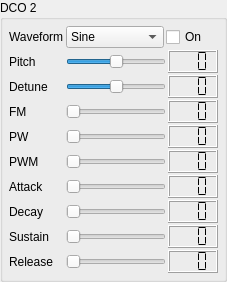
    <widget class="QGroupBox" name="GroupBox5_2">
     <property name="sizePolicy">
      <sizepolicy hsizetype="Expanding" vsizetype="Preferred">
       <horstretch>0</horstretch>
       <verstretch>0</verstretch>
      </sizepolicy>
     </property>
     <property name="title">
      <string>DCO 2</string>
     </property>
     <layout class="QGridLayout">
      <property name="margin">
       <number>6</number>
      </property>
      <property name="spacing">
       <number>2</number>
      </property>
      <item row="1" column="3">
       <widget class="QLCDNumber" name="LCDNumber1_4">
        <property name="sizePolicy">
         <sizepolicy hsizetype="Preferred" vsizetype="Minimum">
          <horstretch>0</horstretch>
          <verstretch>0</verstretch>
         </sizepolicy>
        </property>
        <property name="minimumSize">
         <size>
          <width>50</width>
          <height>0</height>
         </size>
        </property>
        <property name="numDigits">
         <number>3</number>
        </property>
        <property name="segmentStyle">
         <enum>QLCDNumber::Flat</enum>
        </property>
       </widget>
      </item>
      <item row="1" column="1" colspan="2">
       <widget class="QSlider" name="PitchModS2">
        <property name="minimumSize">
         <size>
          <width>100</width>
          <height>0</height>
         </size>
        </property>
        <property name="minimum">
         <number>-24</number>
        </property>
        <property name="maximum">
         <number>24</number>
        </property>
        <property name="orientation">
         <enum>Qt::Horizontal</enum>
        </property>
       </widget>
      </item>
      <item row="3" column="0">
       <widget class="QLabel" name="TextLabel3_2_2">
        <property name="text">
         <string>FM</string>
        </property>
        <property name="wordWrap">
         <bool>false</bool>
        </property>
       </widget>
      </item>
      <item row="3" column="3">
       <widget class="QLCDNumber" name="LCDNumber1_2_2">
        <property name="sizePolicy">
         <sizepolicy hsizetype="Preferred" vsizetype="Minimum">
          <horstretch>0</horstretch>
          <verstretch>0</verstretch>
         </sizepolicy>
        </property>
        <property name="numDigits">
         <number>3</number>
        </property>
        <property name="segmentStyle">
         <enum>QLCDNumber::Flat</enum>
        </property>
       </widget>
      </item>
      <item row="2" column="0">
       <widget class="QLabel" name="TextLabel1_4_2">
        <property name="text">
         <string>Detune</string>
        </property>
        <property name="wordWrap">
         <bool>false</bool>
        </property>
       </widget>
      </item>
      <item row="2" column="3">
       <widget class="QLCDNumber" name="LCDNumber1_6_2">
        <property name="sizePolicy">
         <sizepolicy hsizetype="Preferred" vsizetype="Minimum">
          <horstretch>0</horstretch>
          <verstretch>0</verstretch>
         </sizepolicy>
        </property>
        <property name="numDigits">
         <number>3</number>
        </property>
        <property name="segmentStyle">
         <enum>QLCDNumber::Flat</enum>
        </property>
       </widget>
      </item>
      <item row="1" column="0">
       <widget class="QLabel" name="TextLabel3_4">
        <property name="text">
         <string>Pitch</string>
        </property>
        <property name="wordWrap">
         <bool>false</bool>
        </property>
       </widget>
      </item>
      <item row="2" column="1" colspan="2">
       <widget class="QSlider" name="DetuneS2">
        <property name="minimum">
         <number>-50</number>
        </property>
        <property name="maximum">
         <number>50</number>
        </property>
        <property name="orientation">
         <enum>Qt::Horizontal</enum>
        </property>
       </widget>
      </item>
      <item row="0" column="0">
       <widget class="QLabel" name="TextLabel1_2">
        <property name="text">
         <string>Waveform</string>
        </property>
        <property name="wordWrap">
         <bool>false</bool>
        </property>
       </widget>
      </item>
      <item row="0" column="1">
       <widget class="QComboBox" name="Waveform2">
        <property name="sizePolicy">
         <sizepolicy hsizetype="MinimumExpanding" vsizetype="Fixed">
          <horstretch>0</horstretch>
          <verstretch>0</verstretch>
         </sizepolicy>
        </property>
        <item>
         <property name="text">
          <string>Sine</string>
         </property>
        </item>
        <item>
         <property name="text">
          <string>Pulse</string>
         </property>
        </item>
        <item>
         <property name="text">
          <string>Saw</string>
         </property>
        </item>
        <item>
         <property name="text">
          <string>Triangle</string>
         </property>
        </item>
       </widget>
      </item>
      <item row="9" column="0">
       <widget class="QLabel" name="TextLabel3_3_2_4_2">
        <property name="text">
         <string>Release</string>
        </property>
        <property name="wordWrap">
         <bool>false</bool>
        </property>
       </widget>
      </item>
      <item row="5" column="0">
       <widget class="QLabel" name="TextLabel3_3_3">
        <property name="text">
         <string>PWM</string>
        </property>
        <property name="wordWrap">
         <bool>false</bool>
        </property>
       </widget>
      </item>
      <item row="6" column="3">
       <widget class="QLCDNumber" name="LCDNumber1_3_2_5">
        <property name="sizePolicy">
         <sizepolicy hsizetype="Preferred" vsizetype="Minimum">
          <horstretch>0</horstretch>
          <verstretch>0</verstretch>
         </sizepolicy>
        </property>
        <property name="numDigits">
         <number>3</number>
        </property>
        <property name="segmentStyle">
         <enum>QLCDNumber::Flat</enum>
        </property>
       </widget>
      </item>
      <item row="6" column="0">
       <widget class="QLabel" name="TextLabel3_3_2_5">
        <property name="text">
         <string>Attack</string>
        </property>
        <property name="wordWrap">
         <bool>false</bool>
        </property>
       </widget>
      </item>
      <item row="8" column="3">
       <widget class="QLCDNumber" name="LCDNumber1_3_2_3_2">
        <property name="sizePolicy">
         <sizepolicy hsizetype="Preferred" vsizetype="Minimum">
          <horstretch>0</horstretch>
          <verstretch>0</verstretch>
         </sizepolicy>
        </property>
        <property name="numDigits">
         <number>3</number>
        </property>
        <property name="segmentStyle">
         <enum>QLCDNumber::Flat</enum>
        </property>
       </widget>
      </item>
      <item row="7" column="3">
       <widget class="QLCDNumber" name="LCDNumber1_3_2_2_2">
        <property name="sizePolicy">
         <sizepolicy hsizetype="Preferred" vsizetype="Minimum">
          <horstretch>0</horstretch>
          <verstretch>0</verstretch>
         </sizepolicy>
        </property>
        <property name="numDigits">
         <number>3</number>
        </property>
        <property name="segmentStyle">
         <enum>QLCDNumber::Flat</enum>
        </property>
       </widget>
      </item>
      <item row="7" column="0">
       <widget class="QLabel" name="TextLabel3_3_2_2_2">
        <property name="text">
         <string>Decay</string>
        </property>
        <property name="wordWrap">
         <bool>false</bool>
        </property>
       </widget>
      </item>
      <item row="9" column="3">
       <widget class="QLCDNumber" name="LCDNumber1_3_2_4_2">
        <property name="sizePolicy">
         <sizepolicy hsizetype="Preferred" vsizetype="Minimum">
          <horstretch>0</horstretch>
          <verstretch>0</verstretch>
         </sizepolicy>
        </property>
        <property name="numDigits">
         <number>3</number>
        </property>
        <property name="segmentStyle">
         <enum>QLCDNumber::Flat</enum>
        </property>
       </widget>
      </item>
      <item row="5" column="3">
       <widget class="QLCDNumber" name="LCDNumber1_3_3">
        <property name="sizePolicy">
         <sizepolicy hsizetype="Preferred" vsizetype="Minimum">
          <horstretch>0</horstretch>
          <verstretch>0</verstretch>
         </sizepolicy>
        </property>
        <property name="numDigits">
         <number>3</number>
        </property>
        <property name="segmentStyle">
         <enum>QLCDNumber::Flat</enum>
        </property>
       </widget>
      </item>
      <item row="8" column="0">
       <widget class="QLabel" name="TextLabel3_3_2_3_2">
        <property name="text">
         <string>Sustain</string>
        </property>
        <property name="wordWrap">
         <bool>false</bool>
        </property>
       </widget>
      </item>
      <item row="4" column="3">
       <widget class="QLCDNumber" name="LCDNumber1_2_4">
        <property name="sizePolicy">
         <sizepolicy hsizetype="Preferred" vsizetype="Minimum">
          <horstretch>0</horstretch>
          <verstretch>0</verstretch>
         </sizepolicy>
        </property>
        <property name="numDigits">
         <number>3</number>
        </property>
        <property name="segmentStyle">
         <enum>QLCDNumber::Flat</enum>
        </property>
       </widget>
      </item>
      <item row="4" column="0">
       <widget class="QLabel" name="TextLabel3_2_4">
        <property name="text">
         <string>PW</string>
        </property>
        <property name="wordWrap">
         <bool>false</bool>
        </property>
       </widget>
      </item>
      <item row="0" column="2" colspan="2">
       <widget class="QCheckBox" name="DCO2On">
        <property name="text">
         <string>On</string>
        </property>
       </widget>
      </item>
      <item row="3" column="1" colspan="2">
       <widget class="QSlider" name="FMS2">
        <property name="minimum">
         <number>0</number>
        </property>
        <property name="maximum">
         <number>255</number>
        </property>
        <property name="pageStep">
         <number>1</number>
        </property>
        <property name="orientation">
         <enum>Qt::Horizontal</enum>
        </property>
       </widget>
      </item>
      <item row="4" column="1" colspan="2">
       <widget class="QSlider" name="PWS2">
        <property name="minimum">
         <number>0</number>
        </property>
        <property name="maximum">
         <number>255</number>
        </property>
        <property name="pageStep">
         <number>1</number>
        </property>
        <property name="orientation">
         <enum>Qt::Horizontal</enum>
        </property>
       </widget>
      </item>
      <item row="5" column="1" colspan="2">
       <widget class="QSlider" name="PWMS2">
        <property name="minimum">
         <number>0</number>
        </property>
        <property name="maximum">
         <number>255</number>
        </property>
        <property name="pageStep">
         <number>1</number>
        </property>
        <property name="orientation">
         <enum>Qt::Horizontal</enum>
        </property>
       </widget>
      </item>
      <item row="6" column="1" colspan="2">
       <widget class="QSlider" name="AttackS2">
        <property name="minimum">
         <number>0</number>
        </property>
        <property name="maximum">
         <number>255</number>
        </property>
        <property name="pageStep">
         <number>1</number>
        </property>
        <property name="orientation">
         <enum>Qt::Horizontal</enum>
        </property>
       </widget>
      </item>
      <item row="7" column="1" colspan="2">
       <widget class="QSlider" name="DecayS2">
        <property name="minimum">
         <number>0</number>
        </property>
        <property name="maximum">
         <number>255</number>
        </property>
        <property name="pageStep">
         <number>1</number>
        </property>
        <property name="orientation">
         <enum>Qt::Horizontal</enum>
        </property>
       </widget>
      </item>
      <item row="8" column="1" colspan="2">
       <widget class="QSlider" name="SustainS2">
        <property name="minimum">
         <number>0</number>
        </property>
        <property name="maximum">
         <number>255</number>
        </property>
        <property name="pageStep">
         <number>1</number>
        </property>
        <property name="orientation">
         <enum>Qt::Horizontal</enum>
        </property>
       </widget>
      </item>
      <item row="9" column="1" colspan="2">
       <widget class="QSlider" name="ReleaseS2">
        <property name="minimum">
         <number>0</number>
        </property>
        <property name="maximum">
         <number>255</number>
        </property>
        <property name="pageStep">
         <number>1</number>
        </property>
        <property name="orientation">
         <enum>Qt::Horizontal</enum>
        </property>
       </widget>
      </item>
     </layout>
    </widget>
